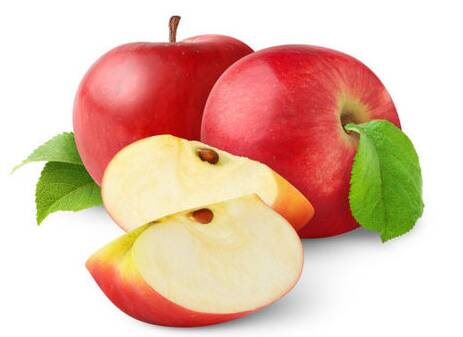
#> input picture apple.jpg, 463 x 337 px
$ python apple.py
#> lines starting #> are read from the running program, lines starting #| are printed output that depends on the picture; after the words box and inside, x2 and y2 are one past the last pixel; in counts of white or black regions, pixels touching at a corner belong together
import  cv2
import numpy as np
img=cv2.imread("apple.jpg")
#> img is the input picture: shape (337, 463, 3); mean B, G, R 172.4, 191.7, 227.8
HSV = cv2.cvtColor(img, cv2.COLOR_BGR2HSV)
#> HSV: shape (337, 463, 3); mean H, S, V 31.5, 75.5, 231.3
H, S, V = cv2.split(HSV)#RGB转为 HSV
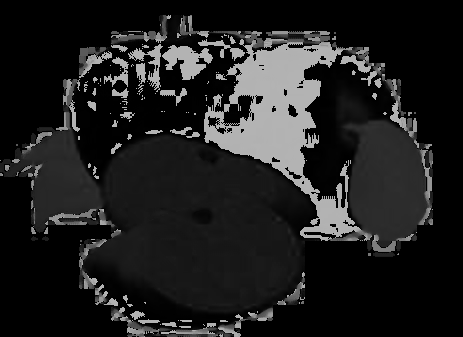
#> H: shape (337, 463); min 0, max 179, mean 31.5
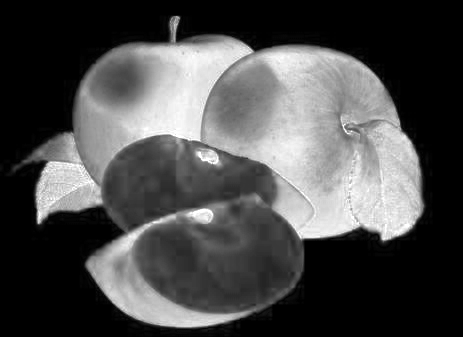
#> S: shape (337, 463); min 0, max 255, mean 75.5
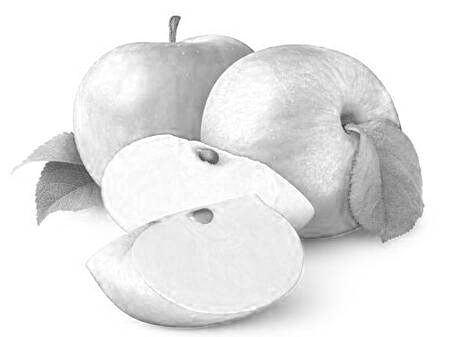
#> V: shape (337, 463); min 42, max 255, mean 231.3
Lowerred = np.array([155,70,46])
Upperred = np.array([180,255,255])
mask = cv2.inRange(HSV, Lowerred, Upperred)
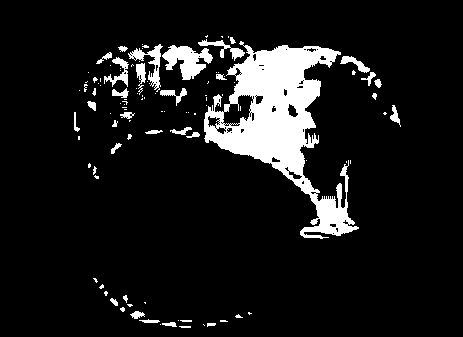
#> mask: shape (337, 463); 9.8% white; 107 white regions (72 under 20 px), largest, box (x1, y1, x2, y2) and area: (204, 41, 359, 239) 11213, (162, 45, 213, 80) 959, (128, 44, 163, 92) 468
Lowerred1 = np.array([0,70,46])
Upperred1 = np.array([11,255,255])
mask1 = cv2.inRange(HSV, Lowerred1, Upperred1)
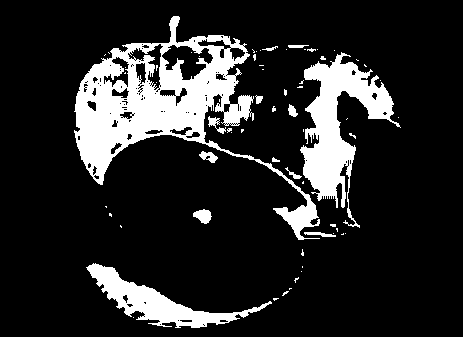
#> mask1: shape (337, 463); 15.8% white; 66 white regions (53 under 20 px), largest, box (x1, y1, x2, y2) and area: (74, 16, 320, 240) 13905, (300, 52, 401, 228) 6248, (86, 263, 272, 328) 3343
mask2 = mask +mask1
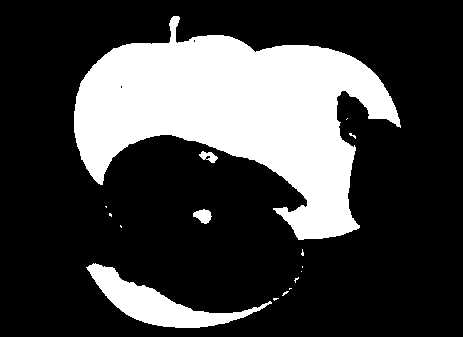
#> mask2: shape (337, 463); 25.6% white; 16 white regions (12 under 20 px), largest, box (x1, y1, x2, y2) and area: (74, 16, 401, 240) 35784, (86, 263, 272, 328) 3766, (193, 209, 212, 224) 185, (199, 151, 218, 163) 124
#cv2.imshow('s',mask2)
redThings1 = cv2.bitwise_and(img, img, mask=mask2)
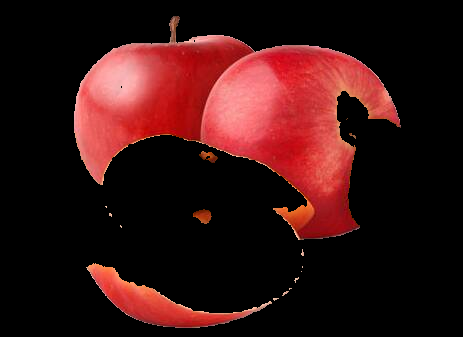
#> redThings1: shape (337, 463, 3); mean B, G, R 17.8, 18.2, 53.8
cv2.namedWindow("4", 0)
cv2.resizeWindow("4", 600, 600)
cv2.imshow("4",redThings1)


cv2.waitKey(0)
